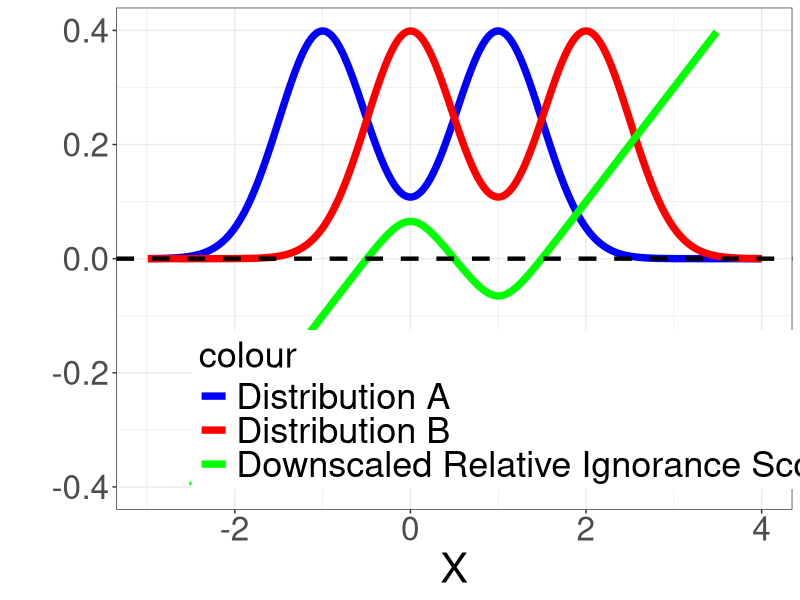

Source code (R):
# Load required libraries
library(ggplot2)
library(stats)

# Define the parameters for the bimodal distributions (mu and sigma for A and B)
mu_A <- c(-1, 1)
sigma_A <- 0.5

mu_B <- c(0, 2)
sigma_B <- 0.5

# Define a range of x values
x_values <- seq(-4, 4, length = 500)

# Calculate the probabilities using the bimodal distribution formula for A and B
probabilities_A <- 0.5 * (dnorm(x_values, mean = mu_A[1], sd = sigma_A) + dnorm(x_values, mean = mu_A[2], sd = sigma_A))
probabilities_B <- 0.5 * (dnorm(x_values, mean = mu_B[1], sd = sigma_B) + dnorm(x_values, mean = mu_B[2], sd = sigma_B))

# Calculate the Ignorance Scores for A and B
ignorance_scores_A <- -log(probabilities_A)
ignorance_scores_B <- -log(probabilities_B)

# Calculate the relative Ignorance Scores
relative_ignorance_scores <- ignorance_scores_A - ignorance_scores_B

# Downscale the relative Ignorance Scores for visualization purposes
downscaled_relative_ignorance_scores <- relative_ignorance_scores/20

# Create data frames for plotting
data_prob_A <- data.frame(x = x_values, Probability_A = probabilities_A)
data_prob_B <- data.frame(x = x_values, Probability_B = probabilities_B)
data_relative_ignorance <- data.frame(x = x_values, Relative_Ignorance_Score = downscaled_relative_ignorance_scores)

# Create the plot using ggplot2
plot <- ggplot() +
  geom_line(data = data_prob_A, aes(x = x, y = Probability_A, color = "Probability A"), size = 2.5) +
  geom_line(data = data_prob_B, aes(x = x, y = Probability_B, color = "Probability B"), size = 2.5) +
  geom_line(data = data_relative_ignorance, aes(x = x, y = Relative_Ignorance_Score, color = "Relative Ignorance Score"), size = 2.5) +
  labs(x = "X", y = "") +
  scale_x_continuous(limits = c(-3,4))+
  scale_y_continuous(limits = c(-0.4, .4))+
  scale_color_manual(values = c("Probability A" = "blue", "Probability B" = "red", "Relative Ignorance Score" = "green"),
                     labels = c("Distribution A", "Distribution B", "Downscaled Relative Ignorance Score")) +
  theme_bw() +
  geom_hline(aes(yintercept=0),linetype="dashed",color="black",size=1.5)+
  theme(legend.position = c(0.6, 0.2),
        legend.box = "horizontal",
        legend.title = element_text(size = 26),
        legend.text = element_text(size = 26),
        legend.key.size = unit(1.5, "lines"))+
  theme(axis.title.x = element_text(size = 30))+
  theme(axis.title.y = element_text(size = 30))+
  theme(axis.text.x = element_text(size = 24))+
  theme(axis.text.y = element_text(size = 24))

# Display the plot
print(plot)
